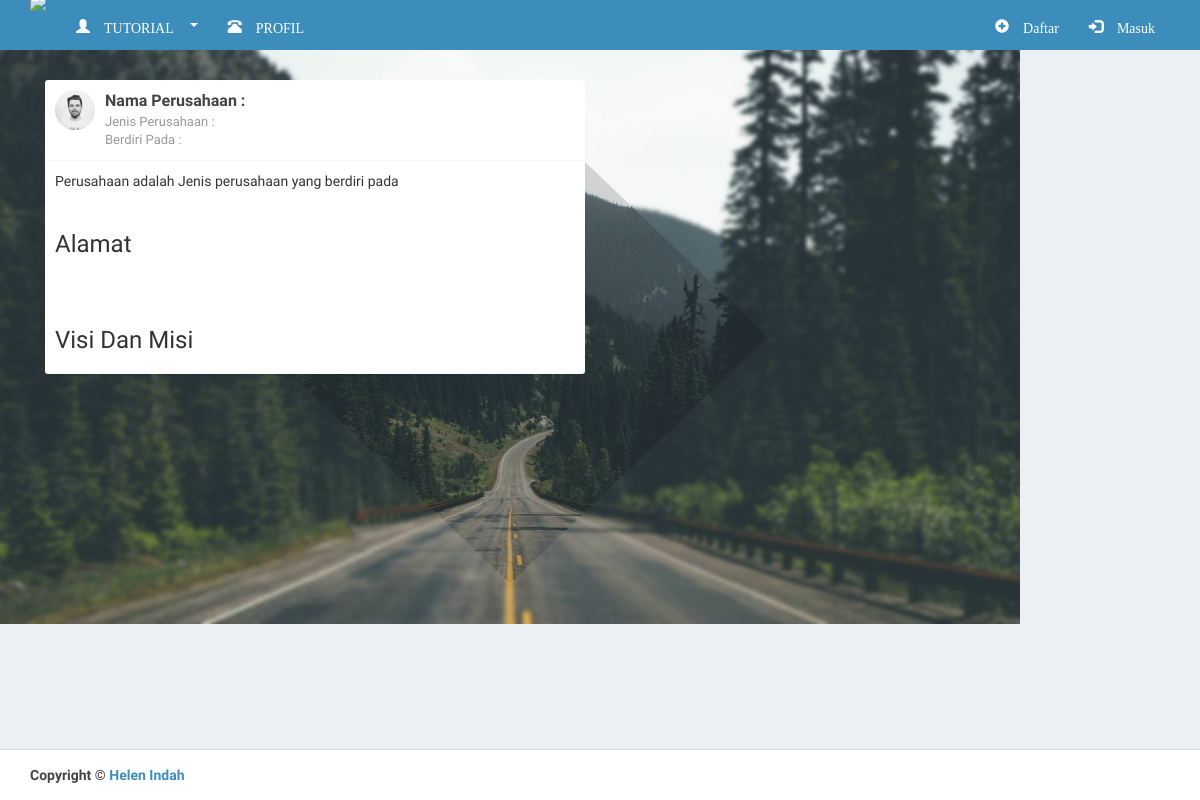
The page /profil.php on the database as committed earlier.
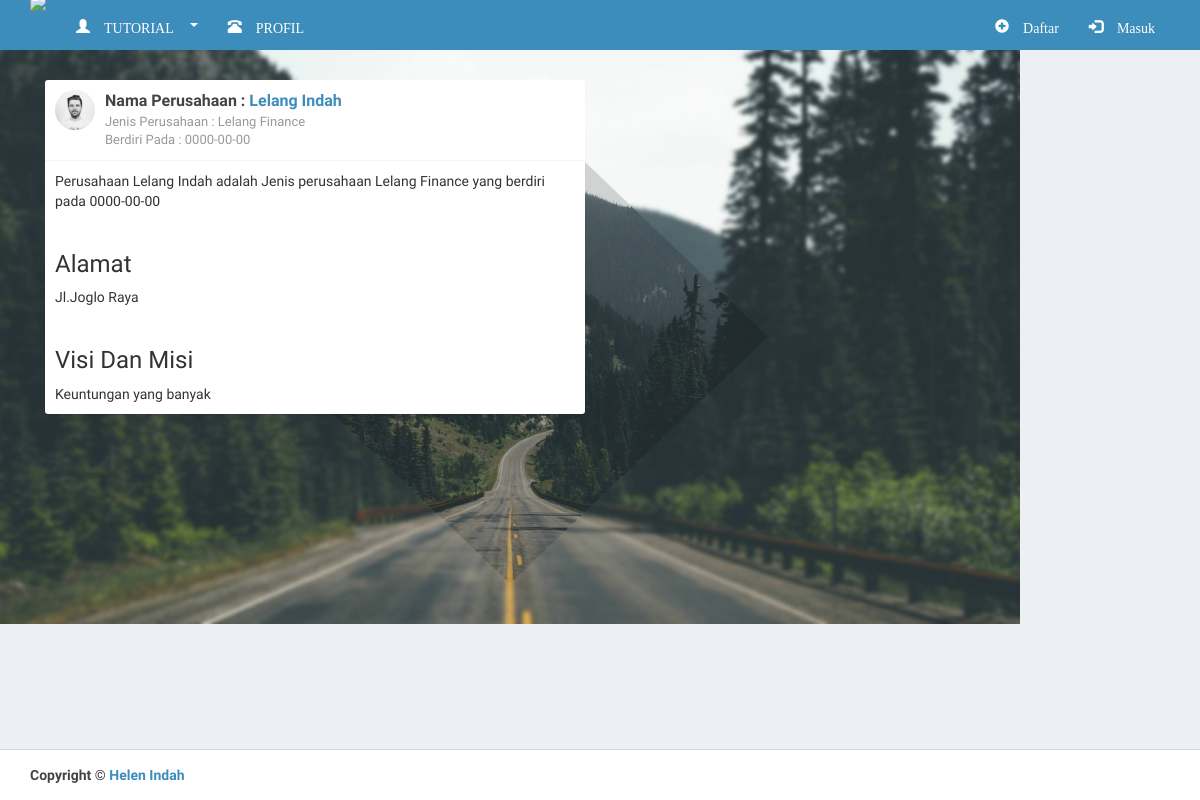
The same page on the database as committed later.
### tables this page shows
CREATE TABLE `profil` (
  `id_profil` int(11) NOT NULL,
  `nama` varchar(50) NOT NULL,
  `jenis` varchar(50) NOT NULL,
  `alamat` text NOT NULL,
  `tahun_berdiri` date NOT NULL,
  `profil` longtext NOT NULL
);

### profil.php (the view, shortened to what this page needs)
<!DOCTYPE html>
<html>
  <head>
    <link rel="stylesheet" href="bootstrap/css/bootstrap.min.css">
    <link rel="stylesheet" href="https://maxcdn.bootstrapcdn.com/font-awesome/4.4.0/css/font-awesome.min.css">
    <link rel="stylesheet" href="dist/css/AdminLTE.min.css">
    <link rel="stylesheet" href="dist/css/skins/_all-skins.min.css">
  </head>
  <body class="hold-transition skin-blue layout-top-nav">
    <div class="wrapper">
      <header class="main-header">
        <nav class="navbar navbar-static-top">
          <div class="container">
            <div class="navbar-header">
                    <a class="navbar-brand" rel="home" href="index.php" >
                        <img style="max-width:90px; margin-top: -20px;" src="include/img/logo.png">
                    </a>
            </div>
            <div class="collapse navbar-collapse pull-left" id="navbar-collapse">
              <ul class="nav navbar-nav">
                  <li class="dropdown">
                      <a href="#" class="glyphicon glyphicon-user dropdown-toggle" data-toggle="dropdown">  TUTORIAL <span class="caret"></span></a>
                  </li>
              </ul>
            </div>
            <div class="collapse navbar-collapse pull-left" id="navbar-collapse">
              <ul class="nav navbar-nav">
                  <li><a href="profil.php" class="glyphicon glyphicon-phone-alt">  PROFIL</a></li>
              </ul>
            </div>
            <div class="navbar-custom-menu">
              <ul class="nav navbar-nav">
                  <li>
                      <a href="user/registrasi.php" class="glyphicon glyphicon-plus-sign">  Daftar</a>
                  </li>
                  <li>
                      <a href="login.php" class="glyphicon glyphicon-log-in">  Masuk</a>
                  </li>
              </ul>
            </div>
          </div>
        </nav>
      </header>
        <?php
        $query_profil = "SELECT * FROM profil";
        $result_profil= mysql_query($query_profil);
        $row = mysql_fetch_array($result_profil);
        ?>
      <div class="content-wrapper background">
        <div class="container">
          <section class="content-header">
          </section>
          <section class="content">
              <div class="row">
                <div class="col-md-6">
                  <div class="box box-widget">
                    <div class='box-header with-border'>
                      <div class='user-block'>
                        <img class='img-circle' src='dist/img/user1-128x128.jpg' alt='user image'>
                        <span class='username'>Nama Perusahaan : <a href="#"><?php echo $row['nama']; ?></a></span>
                        <span class='description'>Jenis Perusahaan : <?php echo $row['jenis']; ?></span>
                        <span class='description'>Berdiri Pada : <?php echo $row['tahun_berdiri']; ?></span>
                      </div>
                    </div>
                    <div class="box-body">
                        Perusahaan <?php echo $row['nama']; ?> adalah Jenis perusahaan <?php echo $row['jenis'] ?>
                        yang berdiri pada <?php echo $row['tahun_berdiri']; ?><br><br>
                        <h3>Alamat</h3>
                        <?php echo $row['alamat']; ?><br><br>
                        <h3>Visi Dan Misi</h3>
                        <?php echo $row['profil']; ?>
                    </div>
              </div>
          </section>
        </div>
      </div>
      <footer class="main-footer">
        <div class="container">
          <strong>Copyright &copy; <a href="#"> Helen Indah</a></strong>
        </div>
      </footer>
    </div>
  </body>
</html>

### profil.php (style rules this page uses)
.background { background: url('include/img/background.jpg')no-repeat #ECF0F5; -webkit-background-size: 85%; -moz-background-size: 85%; background-size: 85%; }

Rows that differ between the two databases and show on the page:
added profil: nama "Lelang Indah", jenis "Lelang Finance", tahun_berdiri "0000-00-00", alamat "Jl.Joglo Raya", profil "Keuntungan yang banyak"
